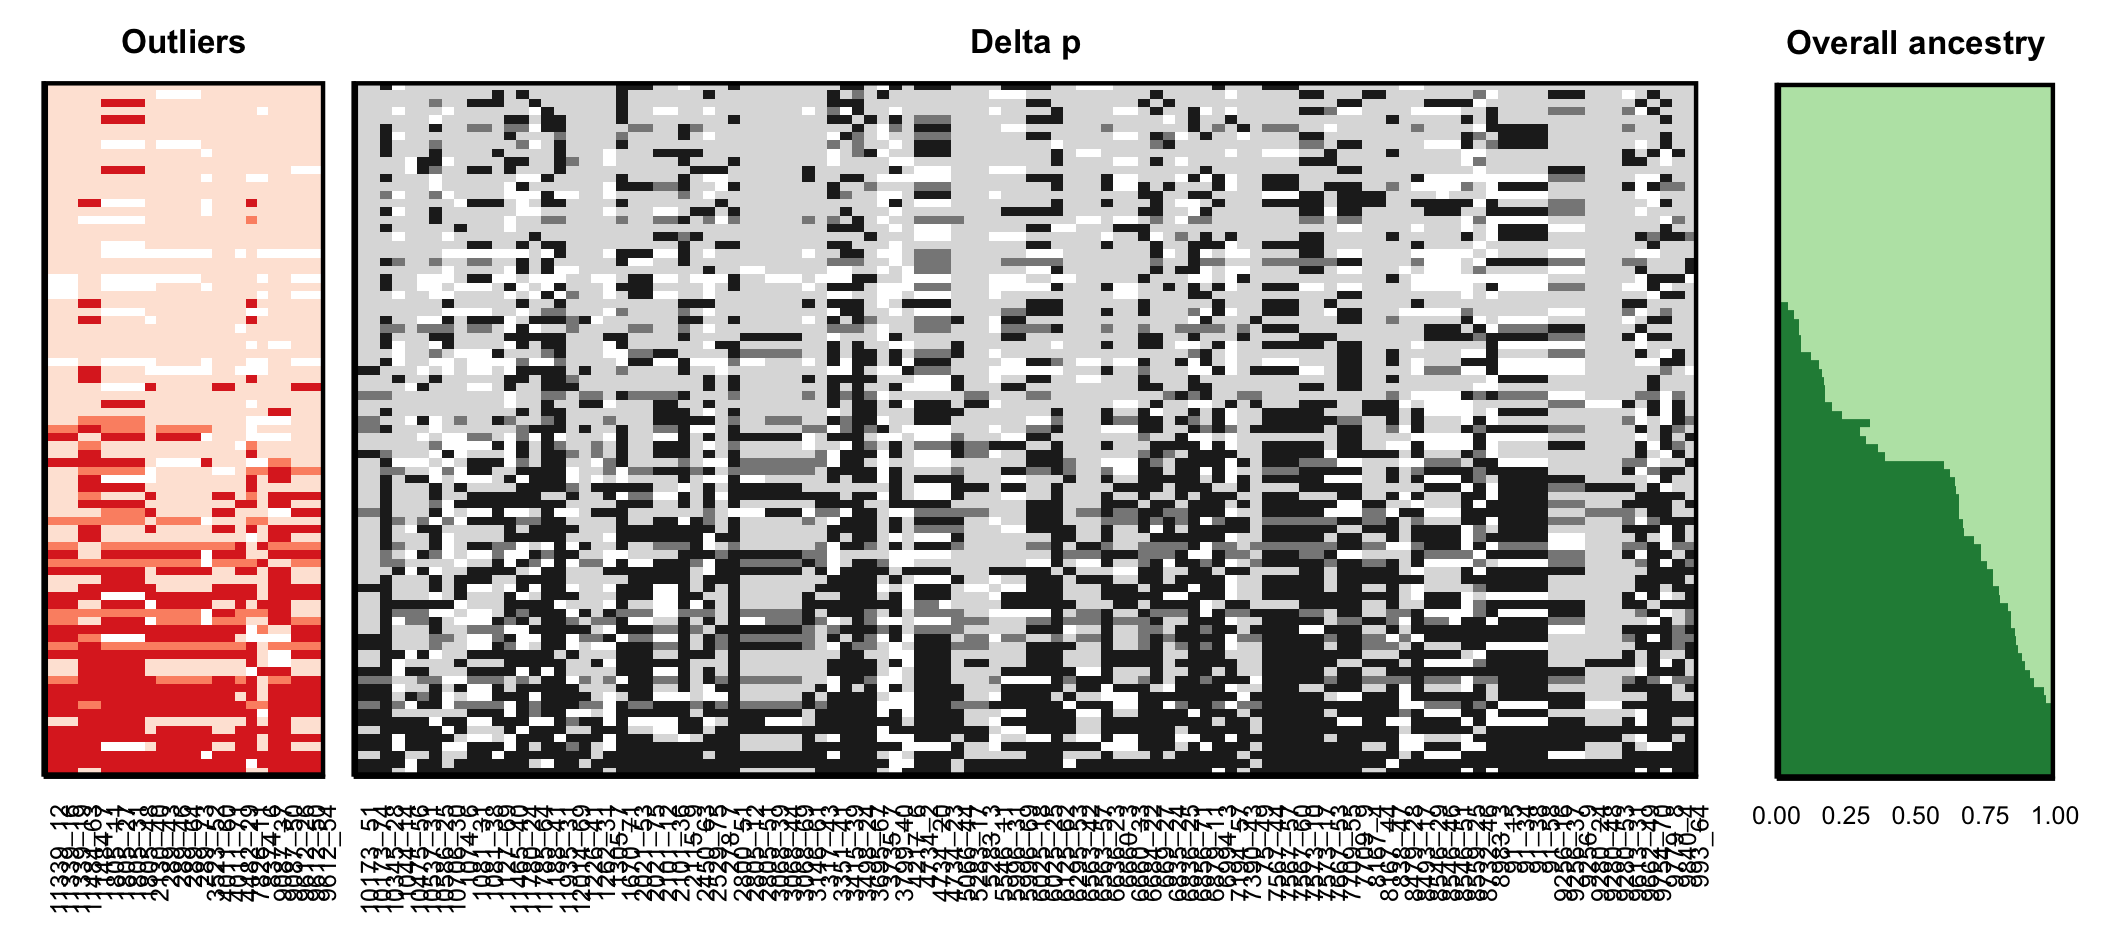

The R source for this figure:
# Figure 5 - Admixture plot
#
# NOTE: specific to analysis detailed in github.com/pimbongaerts/bermuda_rad
#
# Author: Pim Bongaerts
# Copyright (C) 2016 Pim Bongaerts
# License: GPL

## Dependencies ==============================================================

suppressMessages(library("ggplot2"))
suppressMessages(library("reshape2"))
suppressMessages(library("gridExtra"))
suppressMessages(library("cowplot"))

## Functions =================================================================


heatmap_plot <- function(matrix_melt, colours, title){
  # Heatmap plot function
  plot_heatmap <- ggplot(matrix_melt, aes(x = variable, 
                                          y = chrom_pos, 
                                          fill = value)) + 
                    geom_raster() +
                    coord_flip() +
                    ggtitle(title) +
                    labs(x="Individuals") +
                    scale_fill_manual(values = colours) +
                    guides(fill = FALSE) +
                    theme(plot.title = element_text(size = 8, vjust = 0),
                          axis.text.x = element_text(angle = 90, 
                                                     hjust = 1, 
                                                     size = 6),
                          axis.text.y = element_blank(),
                          axis.title.x = element_blank(),
                          axis.title.y = element_blank(),
                          axis.ticks = element_blank(),
                          panel.border = element_rect(colour = "black", 
                                                      fill = NA, 
                                                      size = 1, 
                                                      linetype = "solid"))
  return(plot_heatmap)
}

structure_plot <- function(struct_melt, cluster_order, colours, title){
  # STRUCTURE plot function
  plot_struct <- ggplot(struct_melt, aes(x = sample, 
                                         y = value, 
                                         fill = variable)) +
                  geom_bar(stat = "identity", 
                           position = "fill", 
                           width = 1.2, 
                           size = 1) +
                  coord_flip() +
                  scale_fill_manual(name="Cluster",values = colours, 
                                    breaks = cluster_order) +
                  scale_y_continuous(expand = c(0,0)) +
                  ggtitle(title) +
                  xlab("") +
                  ylab("") +
                  guides(fill = FALSE) +
                  theme(plot.title = element_text(size = 8, vjust = 0),
                        axis.text.x = element_text(size = 6),
                        axis.text.y =  element_blank(),
                        axis.ticks = element_blank(),
                        legend.title = element_blank(),
                        plot.margin = unit(c(2.6, 6, 3.5, 0), "mm"),
                        panel.border = element_rect(colour = "black", 
                                                    fill = NA, 
                                                    size = 1, 
                                                    linetype = "solid"))
  return(plot_struct)
}


## Main code =================================================================

### Initial set-up ===========================================================

# Read in Agaricia datasets
afra_gts <- read.table("afra_data/afra_matrix_5b.txt", header = TRUE)
afra_assign <- read.csv("afra_data/afra_assign_5b.txt", header = FALSE)

# Add headers
colnames(afra_assign)  <- c("sample", "pop", "clu1", "clu2")

# Define matrix with overall layout (x, y, width, height)
screen_coords <- rbind(c(19/24, 0/12,  5/24, 12/12),  # Afra - assign
                       c( 0/12, 0/12,  2/12, 12/12),  # Afra - gts outlier
                       c( 7/48, 0/12, 16/24, 12/12))  # Afra - gts deltap

colnames(screen_coords) <- c("x", "y", "width", "height")
rownames(screen_coords) <- c("afra_assign", "afra_gts", "afra_gts_deltap")

### Produce individual plots =================================================

#### Afra - Assign
title <- "Overall ancestry"
cluster_order <- c("clu1", "clu2")
afra_assign_colours <- c("#238b45", "#bae4b3")
afra_assign$sample <- factor(afra_assign$sample, 
                             levels = rev(afra_assign$sample))
afra_assign_melt <- melt(afra_assign, id.vars = c("sample"), 
                         measure.vars = cluster_order)
plot_afra_assign <- structure_plot(afra_assign_melt, 
                                   cluster_order, 
                                   afra_assign_colours, 
                                   title)

#### Afra - Outlier genotypes
title <- "Outliers"
afra_gts_outlier_colours = c("#ffffff", "#de2d26", "#fc9272", "#fee5d9")
afra_gts_melt <- melt(afra_gts, id.vars = c("type", "chrom_pos"))
afra_gts_melt$value <- as.character(afra_gts_melt$value)
afra_gts_melt$variable <- factor(afra_gts_melt$variable, 
                                 levels = rev(afra_gts_melt$variable))
afra_gts_melt_outliers <- subset(afra_gts_melt, type == "outlier")
plot_afra_gts <- heatmap_plot(afra_gts_melt_outliers, 
                              afra_gts_outlier_colours, 
                              title)

#### Afra - deltap genotypes
title <- "Delta p"
afra_gts_melt_deltap <- subset(afra_gts_melt, type == "deltap")
afra_gts_deltap_colours = c("#ffffff", "#222222", "#888888", "#dddddd")
plot_afra_gts_deltap <- heatmap_plot(afra_gts_melt_deltap, 
                                     afra_gts_deltap_colours, 
                                     title)

### Composite of individual plots ============================================

ggdraw() +
  draw_plot(plot_afra_assign, 
            screen_coords["afra_assign", "x"], 
            screen_coords["afra_assign", "y"],
            screen_coords["afra_assign", "width"], 
            screen_coords["afra_assign", "height"]) +
  draw_plot(plot_afra_gts, 
            screen_coords["afra_gts", "x"], 
            screen_coords["afra_gts", "y"],
            screen_coords["afra_gts", "width"], 
            screen_coords["afra_gts", "height"]) +
  draw_plot(plot_afra_gts_deltap, 
            screen_coords["afra_gts_deltap", "x"], 
            screen_coords["afra_gts_deltap", "y"],
            screen_coords["afra_gts_deltap", "width"], 
            screen_coords["afra_gts_deltap", "height"])
  
ggsave("figure5.pdf", width = 18, height = 8, units = "cm")
ggsave("figure5.png", width = 18, height = 8, units = "cm")